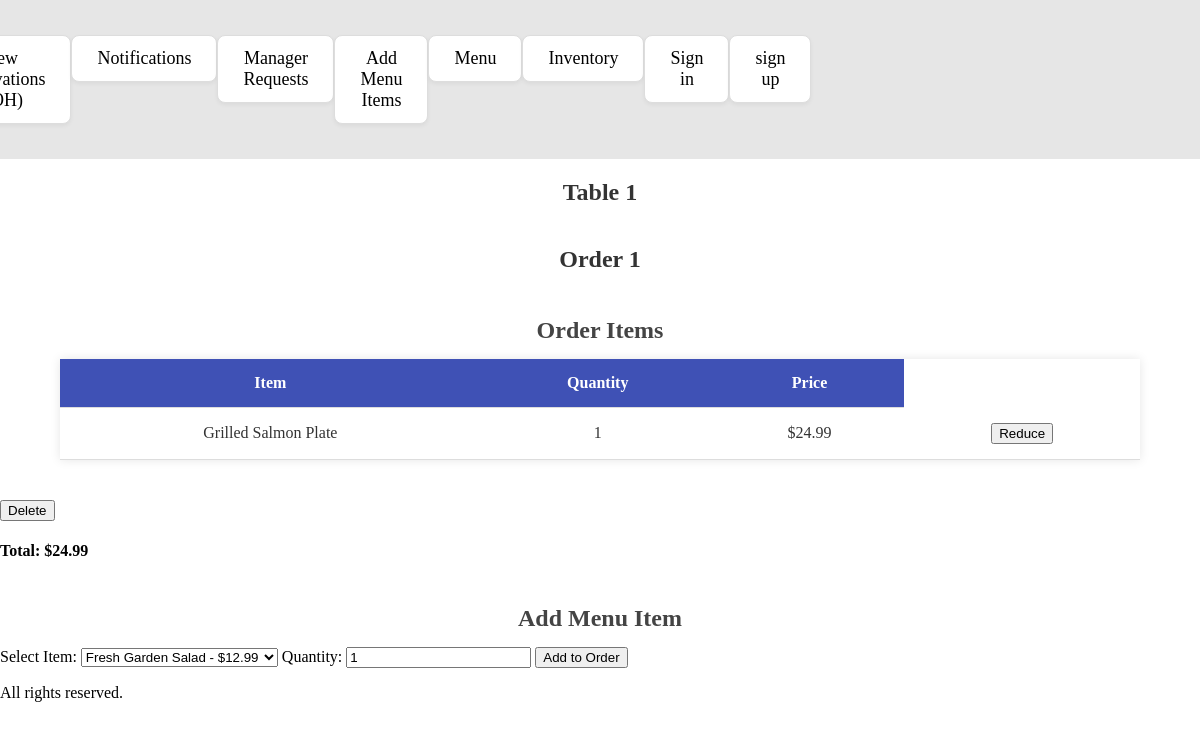
Page /table/1 on the earlier database version.
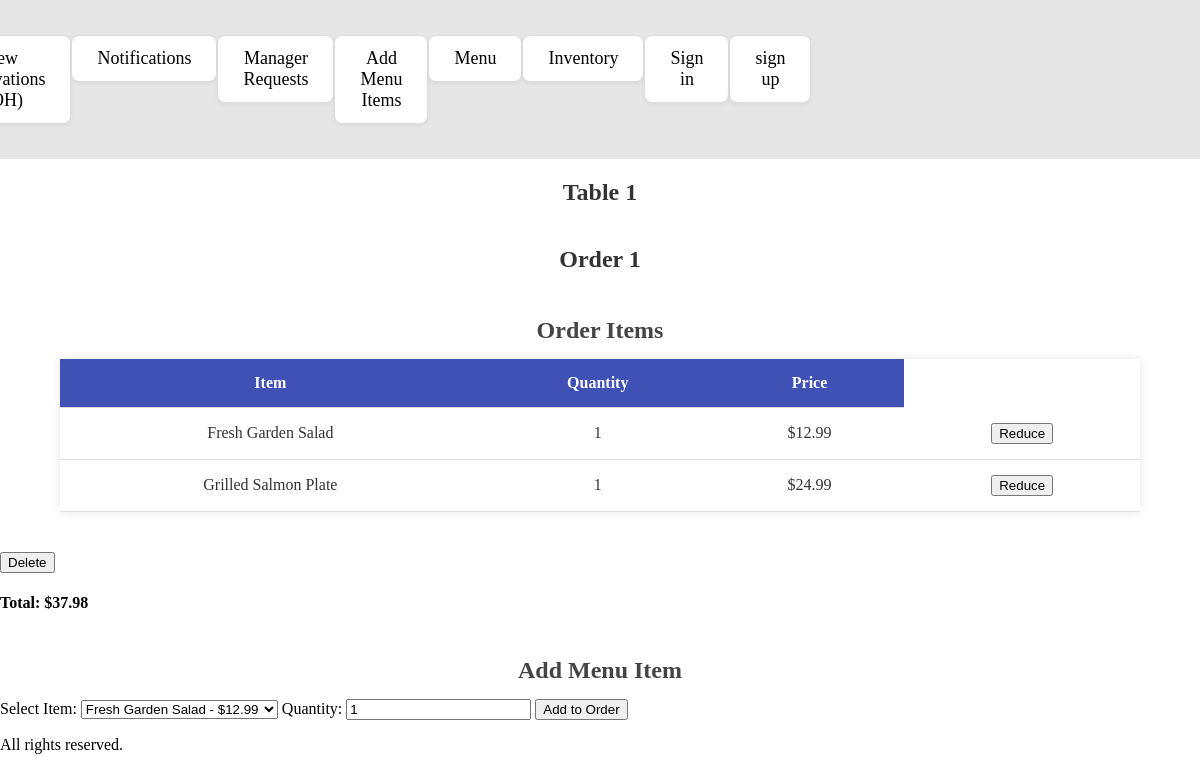
Same page on the later database version.
### app/models.py (models this page shows)
class MenuItem(db.Model):
    id = db.Column(db.Integer, primary_key=True)
    price = db.Column(db.Numeric(10,2), nullable=False)
    description = db.Column(db.String(1000))
    order_links = db.relationship('OrderMenuItem', backref='menu', lazy=True)

class Order(db.Model):
    id = db.Column(db.Integer, primary_key=True)
    order_date = db.Column(db.DateTime, nullable=False)
    table_id = db.Column(db.Integer, db.ForeignKey('tables.id', ondelete="RESTRICT"), nullable=False)
    status = db.Column(db.String(255), nullable=False)
    total_price = db.Column(db.Numeric(10,2))
    payment_status = db.Column(db.String(255), nullable=False)
    menu_items = db.relationship('OrderMenuItem', backref='order', lazy=True)
    payments = db.relationship('Payment', backref='order', lazy=True)

### app/routes/order_routes.py (the view)
@order_bp.route('/table/<int:table_id>')
def table_order(table_id):
    logic = OrderLogic(table_id)
    order = logic.get_order_details() # get order details
    table = logic.get_table_by_id() # get table details
    table_number = table.table_number
    menu_items = order["all_items"]
    order_id = order["order_id"]
    total_price = order["total_price"]
    all_menu_items = MenuLogic.get_all_menu_items() # get all menu items for selcting items to add to order
    return render_template('order.html', order_id=order_id, menu_items=menu_items, table_number=table_number, table_id=table_id, all_menu_items = all_menu_items, total_price = total_price)

### app/logic/base_crud.py (called while the page is built)
    @staticmethod
    def get_all(model):
        return model.query.all() # return all table content

    @staticmethod
    def get_row(model, **kwargs):
        return model.query.filter_by(**kwargs).first() #  get a single row based on the kwargs

### app/logic/menu_logic.py (called while the page is built)
    @staticmethod
    def get_all_menu_items():
        return BaseCRUD.get_all(MenuItem)

### app/logic/order_logic.py (called while the page is built)
    def get_order_details(self):
        order_items= []
        for item in self.order.menu_items:
            order_items.append({
                'Item_name': item.menu.description,
                'quantity' : item.quantity,
                'price' : item.menu.price,
                'id':item.menu.id
                })
        return {
            "order_id": self.order.id,
            "table_id": self.order.table_id,
            "all_items": order_items,
            "total_price": self.order.total_price
        }

    def get_table_by_id(self):
        return BaseCRUD.get_row(TableModel, id= self.table_id)

### templates/order.html (shortened to what this page needs)
<!DOCTYPE html>
<html lang="en">
<head>
    <link rel="stylesheet" href="{{ url_for('static', filename='css/style.css') }}">
    <link rel="stylesheet" href="{{ url_for('static', filename='css/order.css') }}">
</head>
<body>
    <nav>
        <ul >
            <li><a href="{{ url_for('reservations.reservations_foh') }}">View Reservations (FOH)</a></li>
            <li><a href="{{ url_for('notifications.notifications') }}">Notifications</a></li>
            <li><a href="{{ url_for('manager.requests_manager') }}">Manager Requests</a></li>
            <li><a href="{{ url_for('menu.add_menu_item') }}">Add Menu Items</a></li>
            <li><a href="{{ url_for('menu.menu') }}">Menu</a></li>
            <li><a href="{{ url_for('inventory.inventory') }}">Inventory</a></li>
            {% if not session.get('username') %}
                <li><a href="{{ url_for('auth.sign_in') }}">Sign in</a></li>
                <li><a href="{{ url_for('auth.sign_up') }}">sign up</a></li>
            {% else %}
                <li><a href="{{ url_for('auth.get_profile') }}">profile</a></li>
            {% endif %}
        </ul>
    </nav>
    <h2 class="order-title">Table {{ table_number }} </h2>
    <h2 class="order-title"> Order {{ order_id }}</h2>
        <h3>Order Items</h3>
        <table>
            <thead>
                <tr>
                    <th>Item</th>
                    <th>Quantity</th>
                    <th>Price</th>
                </tr>
            </thead>
            <tbody>
                {% for item in menu_items %}
                <tr>
                    <td>{{ item.Item_name }}</td>
                    <td>{{ item.quantity }}</td>
                    <td>${{ item.price }}</td>
                    <td>
                <form method="POST" action="{{ url_for('order.decrease_quantity', table_id=table_id, menu_item_id=item.id) }}" style="display: inline;">
                    <button type="submit">Reduce</button>
                </form>
                    </td>
                </tr>
                {% endfor %}
            </tbody>
        </table>
        <form method="POST" action="{{ url_for('order.remove_order', table_id=table_id) }}" style="display: inline;">
            <button type="submit">Delete</button>
        </form>
        <h4>Total: ${{ total_price }}</h4>
        <h3>Add Menu Item</h3>
        <form method="POST" action="{{ url_for('order.add_to_order', table_id=table_id) }}">
            <label for="menu_item_id">Select Item:</label>
            <select name="menu_item_id" required>
                {% for item in all_menu_items %}
                <option value="{{ item.id }}">{{ item.description }} - ${{ item.price }}</option>
                {% endfor %}
            </select>
            <label for="quantity">Quantity:</label>
            <input type="number" name="quantity" value="1" min="1" required>
            <button type="submit">Add to Order</button>
        </form>
    <footer>
        <p>All rights reserved.</p>
    </footer>
</body>
</html>

Differences in the rows shown:
now on this page (row unchanged): MenuItem: Item_name "Fresh Garden Salad", quantity "1", price "12.99"
changed Order: total_price "24.99" → "37.98"
